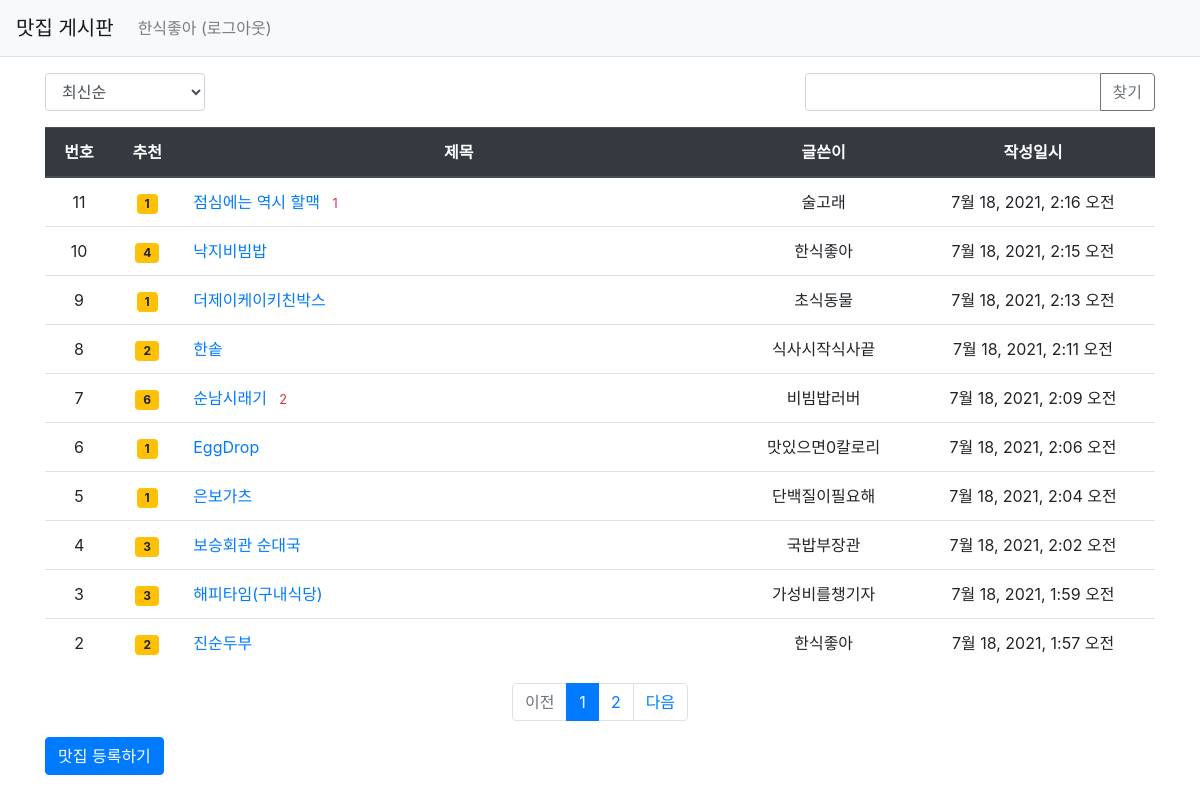
Page /pybo/ (signed in) on the committed database.
### pybo/models.py (models this page shows, shortened)
class Question(models.Model):
    author = models.ForeignKey(User, on_delete=models.CASCADE, related_name='author_question')
    subject = models.CharField(max_length=200)
    content = models.TextField()
    create_date = models.DateTimeField()
    modify_date = models.DateTimeField(null=True, blank=True)
    voter = models.ManyToManyField(User, related_name='voter_question')

### pybo/views/base_views.py (the view, shortened to what this page needs)
# urls.py: path('', base_views.index, name='index'),  # '/' 에 해당되는 path
def index(request):
    page = request.GET.get('page', '1')  # 페이지
    kw = request.GET.get('kw', '')  # 검색어
    so = request.GET.get('so', 'recent')  # 정렬기준
    if so == 'recommend':
        question_list = Question.objects.annotate(num_voter=Count('voter')).order_by('-num_voter', '-create_date')
    elif so == 'popular':
        question_list = Question.objects.annotate(num_answer=Count('answer')).order_by('-num_answer', '-create_date')
    else:  # recent
        question_list = Question.objects.order_by('-create_date')
    paginator = Paginator(question_list, 10)  # 페이지당 10개씩 보여주기
    page_obj = paginator.get_page(page)
    context = {'question_list': page_obj, 'page': page, 'kw': kw, 'so': so}  # <------ so 추가
    return render(request, 'pybo/question_list.html', context)

### pybo/templatetags/pybo_filter.py (called while the page is built)
@register.filter
def sub(value, arg):
    return value - arg

### templates/pybo/question_list.html (shortened to what this page needs)
{% extends 'base.html' %}
{% load pybo_filter %}
{% block content %}
<div class="container my-3">
    <div class="row justify-content-between my-3">
        <div class="col-2">
            <select class="form-control so">
                <option value="recent" {% if so == 'recent' %}selected{% endif %}>최신순</option>
            </select>
        </div>
        <div class="col-4 input-group">
            <input type="text" class="form-control kw" value="{{ kw|default_if_none:'' }}">
            <div class="input-group-append">
                <button class="btn btn-outline-secondary" type="button" id="btn_search">찾기</button>
            </div>
        </div>
    </div>
    <table class="table">
        <thead>
        <tr class="text-center thead-dark">
            <th>번호</th>
            <th>추천</th>
            <th style="width:50%">제목</th>
            <th>글쓴이</th>
            <th>작성일시</th>
        </tr>
        </thead>
        <tbody>
        {% if question_list %}
        {% for question in question_list %}
        <tr class="text-center">
            <td>
                {{ question_list.paginator.count|sub:question_list.start_index|sub:forloop.counter0|add:1 }}
            </td>
            <td>
                {% if question.voter.all.count > 0 %}
                <span class="badge badge-warning px-2 py-1">{{ question.voter.all.count }}</span>
                {% endif %}
            </td>
            <td class="text-left">
                <a href="{% url 'pybo:detail' question.id %}">{{ question.subject }}</a>
                {% if question.answer_set.count > 0 %}
                <span class="text-danger small ml-2">{{ question.answer_set.count }}</span>
                {% endif %}
            </td>
            <td>{{ question.author.username }}</td>
            <td>{{ question.create_date }}</td>
        </tr>
        {% endfor %}
        {% else %}
        <tr>
            <td colspan="3">질문이 없습니다.</td>
        </tr>
        {% endif %}
        </tbody>
    </table>
    <ul class="pagination justify-content-center">
        {% if question_list.has_previous %}
        <li class="page-item">
            <a class="page-link" data-page="{{ question_list.previous_page_number }}" href="#">이전</a>
        </li>
        {% else %}
        <li class="page-item disabled">
            <a class="page-link" tabindex="-1" aria-disabled="true" href="#">이전</a>
        </li>
        {% endif %}
        {% for page_number in question_list.paginator.page_range %}
        {% if page_number >= question_list.number|add:-5 and page_number <= question_list.number|add:5 %}
            {% if page_number == question_list.number %}
            <li class="page-item active" aria-current="page">
                <a class="page-link" data-page="{{ page_number }}" href="#">{{ page_number }}</a>
            </li>
            {% else %}
            <li class="page-item">
                <a class="page-link" data-page="{{ page_number }}" href="#">{{ page_number }}</a>
            </li>
            {% endif %}
        {% endif %}
        {% endfor %}
        {% if question_list.has_next %}
        <li class="page-item">
            <a class="page-link" data-page="{{ question_list.next_page_number }}" href="#">다음</a>
        </li>
        {% else %}
        <li class="page-item disabled">
            <a class="page-link" tabindex="-1" aria-disabled="true" href="#">다음</a>
        </li>
        {% endif %}
    </ul>
    <a href="{% url 'pybo:question_create' %}" class="btn btn-primary">맛집 등록하기</a>
</div>
{% endblock %}

### templates/navbar.html (shortened to what this page needs)
<nav class="navbar navbar-expand-lg navbar-light bg-light border-bottom">
    <a class="navbar-brand" href="{% url 'pybo:index' %}">맛집 게시판</a>
    <div class="collapse navbar-collapse flex-grow-0" id="navbarNav">
        <ul class="navbar-nav">
            <li class="nav-item ">
                {% if user.is_authenticated %}
                <a class="nav-link" href="{% url 'common:logout' %}">{{ user.username }} (로그아웃)</a>
                {% else %}
                <a class="nav-link" href="{% url 'common:login' %}">로그인</a>
                {% endif %}
            </li>
        </ul>
    </div>
</nav>

### rows in the picture
Question: paginator.count|sub "11", voter.all.count "1", subject "점심에는 역시 할맥", answer_set.count "1", author.username "술고래", create_date "7월 18, 2021, 2:16 오전"
Question: paginator.count|sub "10", voter.all.count "4", subject "낙지비빔밥", author.username "한식좋아", create_date "7월 18, 2021, 2:15 오전"
Question: paginator.count|sub "9", voter.all.count "1", subject "더제이케이키친박스", author.username "초식동물", create_date "7월 18, 2021, 2:13 오전"
Question: paginator.count|sub "8", voter.all.count "2", subject "한솥", author.username "식사시작식사끝", create_date "7월 18, 2021, 2:11 오전"
Question: paginator.count|sub "7", voter.all.count "6", subject "순남시래기", answer_set.count "2", author.username "비빔밥러버", create_date "7월 18, 2021, 2:09 오전"
Question: paginator.count|sub "6", voter.all.count "1", subject "EggDrop", author.username "맛있으면0칼로리", create_date "7월 18, 2021, 2:06 오전"
Question: paginator.count|sub "5", voter.all.count "1", subject "은보가츠", author.username "단백질이필요해", create_date "7월 18, 2021, 2:04 오전"
Question: paginator.count|sub "4", voter.all.count "3", subject "보승회관 순대국", author.username "국밥부장관", create_date "7월 18, 2021, 2:02 오전"
Question: paginator.count|sub "3", voter.all.count "3", subject "해피타임(구내식당)", author.username "가성비를챙기자", create_date "7월 18, 2021, 1:59 오전"
Question: paginator.count|sub "2", voter.all.count "2", subject "진순두부", author.username "한식좋아", create_date "7월 18, 2021, 1:57 오전"

### other values in the picture
{{ user.username }} "한식좋아"
{{ page_number }} "1"
{{ page_number }} "2"
